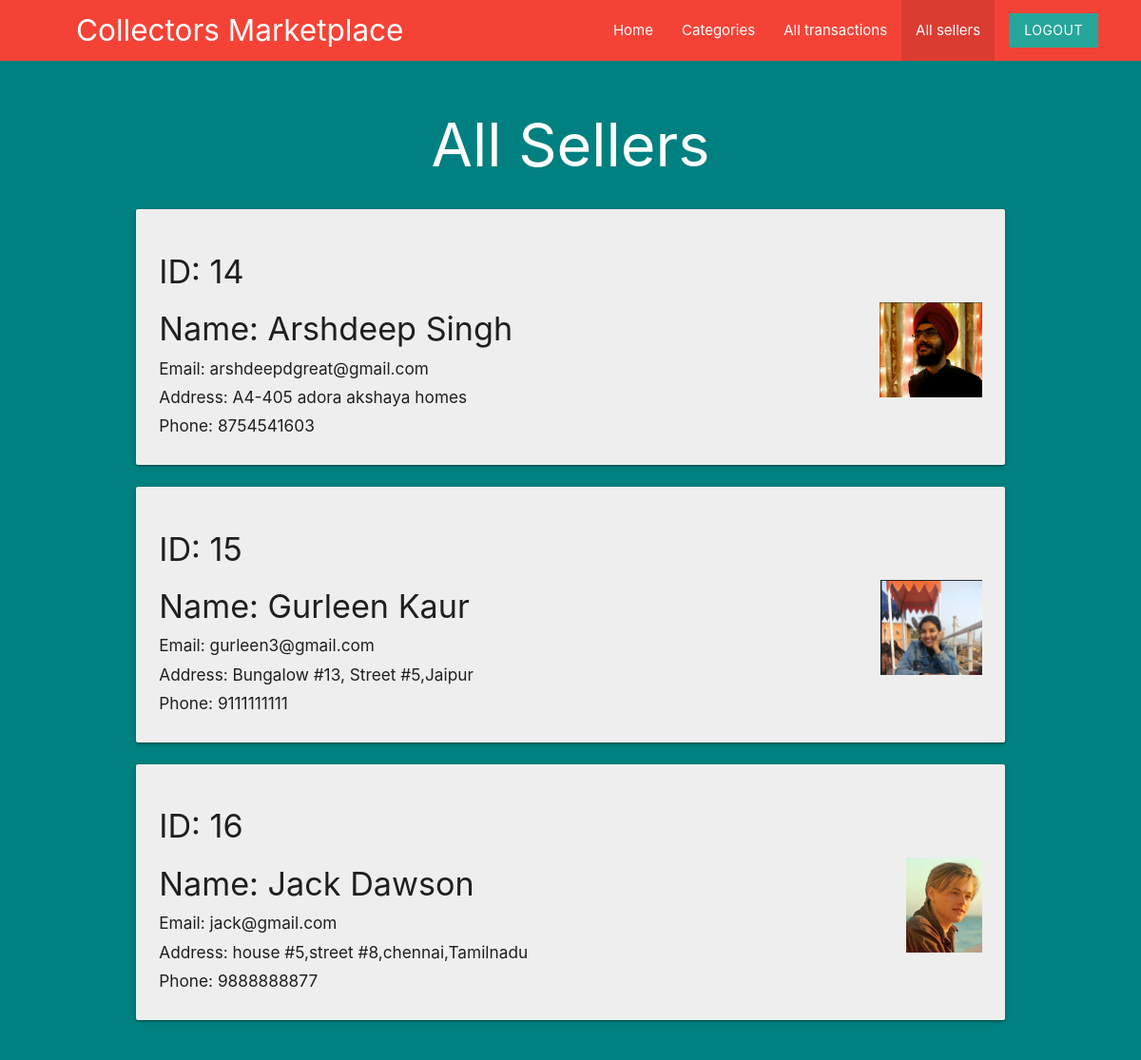
/admin/All_sellers.php (signed in), run on the app's committed database.
### tables this page shows
CREATE TABLE `sellers` (
  `seller_id` int(5) NOT NULL,
  `seller_username` varchar(30) NOT NULL,
  `seller_name` varchar(50) NOT NULL,
  `seller_pass` varchar(11) NOT NULL,
  `seller_img` varchar(255) NOT NULL,
  `seller_email` varchar(100) NOT NULL,
  `seller_phone` bigint(12) NOT NULL,
  `seller_addr` text NOT NULL,
  `seller_aadhar` bigint(12) NOT NULL
);

### admin/All_sellers.php (the view, shortened to what this page needs)
<?php
    include("../templates/database_conn.php");
    $sql1="SELECT * FROM `sellers`";
    $res1=mysqli_query($con,$sql1);
    $rows1 = mysqli_fetch_all($res1, MYSQLI_ASSOC);
?>
<!DOCTYPE html>
<html lang="en">
<head>
    <link rel="stylesheet" href="https://cdnjs.cloudflare.com/ajax/libs/materialize/1.0.0/css/materialize.min.css">
    <link rel="stylesheet" href="../templates/stylesheet.css">
</head>
<body style="background-color:#2b2e4a;" >
<nav class="red z-depth-0" style="padding-right: 30px;padding-left: 80px;">
		<div>
			<a href="#" class="brand-logo brand-text hide-on-med-and-down">Collectors Marketplace</a>
            <ul id="nav-mobile" class="right">
                <li><a href="adminpage.php">Home</a></li>
                <li><a href="admin_categories.php">Categories</a></li>
                <li><a href="all_transactions.php">All transactions</a></li>
                <li class="active"><a href="All_sellers.php">All sellers</a></li>
				<li><a href="admin_logout.php" class="btn brand z-depth-0">Logout</a></li>
		    </ul>
		</div>
        <br>
</nav>
<div class="blackbgbg">
    <div class="container">
    <section>
    <div class="row">
        <h1 class="white-text center">All Sellers</h1>
            <?php foreach($rows1 as $c){ ?>
                <div class="col s12 md6">
  				    <div class="card grey lighten-3">
                        <div class="card-content">
                            <h4>ID: <?php echo htmlspecialchars($c['seller_id']); ?></h4>
                            <img src="<?php echo htmlspecialchars($c['seller_img']);?>" class="right" height=100px>
                            <h4>Name: <?php echo htmlspecialchars($c['seller_name']); ?></h4>
                            <h6>Email: <?php echo htmlspecialchars($c['seller_email']);?></h6>
                            <h6>Address: <?php echo htmlspecialchars($c['seller_addr']);?></h6>
                            <h6>Phone: <?php echo htmlspecialchars($c['seller_phone']);?></h6>
                        </div>
                    </div>
                </div>
            <?php } ?>
        </div>
    </div>
</div>
</body>
</html>

### templates/stylesheet.css (style rules this page uses)
.container { width: 80%; margin: 0 auto; border: none; padding: 1%; }
.blackbgbg { background-color: teal; }

### data on the page
sellers: seller_id "14", seller_img (picture), seller_name "Arshdeep Singh", seller_email "arshdeepdgreat@gmail.com", seller_addr "A4-405 adora akshaya homes", seller_phone "8754541603"
sellers: seller_id "15", seller_img (picture), seller_name "Gurleen Kaur", seller_email "gurleen3@gmail.com", seller_addr "Bungalow #13, Street #5,Jaipur", seller_phone "9111111111"
sellers: seller_id "16", seller_img (picture), seller_name "Jack Dawson", seller_email "jack@gmail.com", seller_addr "house #5,street #8,chennai,Tamilnadu", seller_phone "9888888877"
